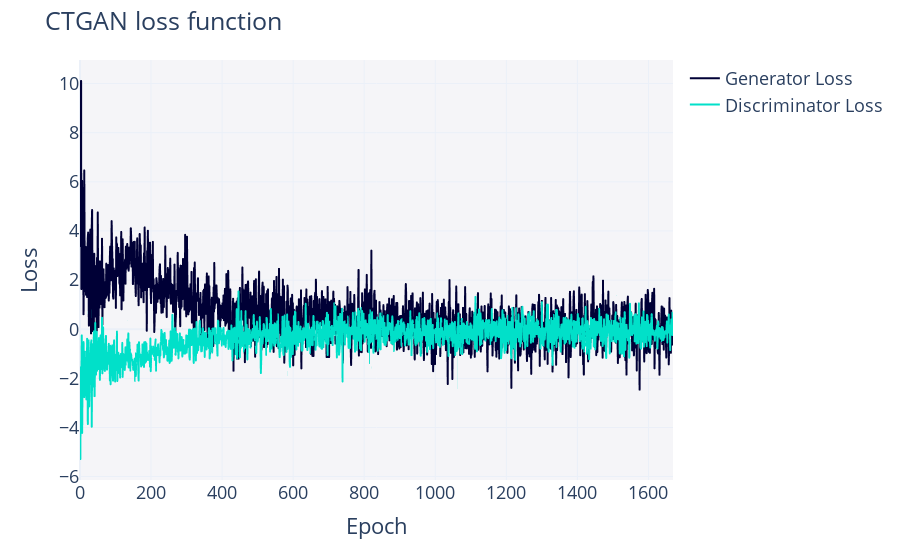

The notebook cell saved with this chart:
### Code cell
display(trials_made.iloc[146])
second_file_path = trials_made.iloc[146]['user_attrs']['file_path']

second_best_synhtesizer: CTGANSynthesizer = torch.load(second_file_path)
second_best_synhtesizer.get_loss_values_plot()

### Figure 1 — Plotly figure (JSON) as saved in the notebook; plotly's stock layout.template omitted (floating-point values rounded to 4 significant figures; data arrays with more than 128 entries replaced by an {"elided": "..."} marker saying what was removed)
{"data": [{"hovertemplate": "variable=Generator Loss<br>Epoch=%{x}<br>value=%{y}<extra></extra>", "legendgroup": "Generator Loss", "line": {"color": "#000036", "dash": "solid"}, "marker": {"symbol": "circle"}, "mode": "lines", "name": "Generator Loss", "showlegend": true, "type": "scattergl", "x": {"elided": "1670 int values"}, "xaxis": "x", "y": {"elided": "1670 float values"}, "yaxis": "y"}, {"hovertemplate": "variable=Discriminator Loss<br>Epoch=%{x}<br>value=%{y}<extra></extra>", "legendgroup": "Discriminator Loss", "line": {"color": "#01E0C9", "dash": "solid"}, "marker": {"symbol": "circle"}, "mode": "lines", "name": "Discriminator Loss", "showlegend": true, "type": "scattergl", "x": {"elided": "1670 int values"}, "xaxis": "x", "y": {"elided": "1670 float values"}, "yaxis": "y"}], "layout": {"font": {"size": 18}, "legend": {"orientation": "v", "title": {"text": ""}, "tracegroupgap": 0}, "margin": {"t": 60}, "plot_bgcolor": "#F5F5F8", "title": {"text": "CTGAN loss function"}, "xaxis": {"anchor": "y", "domain": [0, 1], "title": {"text": "Epoch"}}, "yaxis": {"anchor": "x", "domain": [0, 1], "title": {"text": "Loss"}}}}
